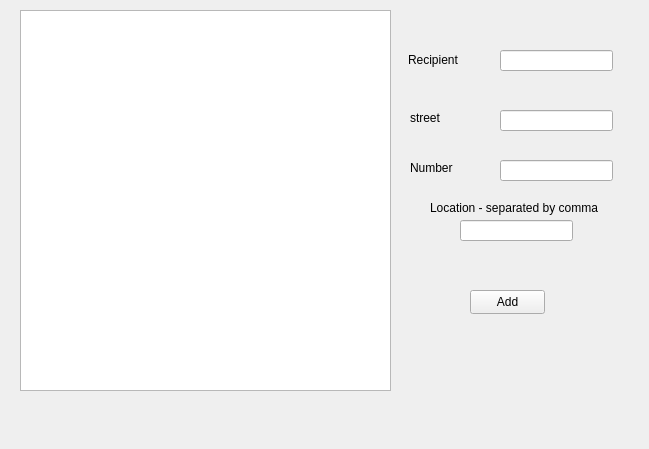
<?xml version="1.0" encoding="UTF-8"?>
<ui version="4.0">
 <class>courierCompanyUi</class>
 <widget class="QWidget" name="courierCompanyUi">
  <property name="geometry">
   <rect>
    <x>0</x>
    <y>0</y>
    <width>649</width>
    <height>449</height>
   </rect>
  </property>
  <property name="windowTitle">
   <string>courierCompanyUi</string>
  </property>
  <widget class="QListWidget" name="listWidget">
   <property name="geometry">
    <rect>
     <x>20</x>
     <y>10</y>
     <width>371</width>
     <height>381</height>
    </rect>
   </property>
  </widget>
  <widget class="QPushButton" name="pushButton">
   <property name="geometry">
    <rect>
     <x>470</x>
     <y>290</y>
     <width>75</width>
     <height>24</height>
    </rect>
   </property>
   <property name="text">
    <string>Add</string>
   </property>
  </widget>
  <widget class="QLineEdit" name="lineEdit">
   <property name="geometry">
    <rect>
     <x>500</x>
     <y>50</y>
     <width>113</width>
     <height>21</height>
    </rect>
   </property>
  </widget>
  <widget class="QLineEdit" name="lineEdit_2">
   <property name="geometry">
    <rect>
     <x>500</x>
     <y>110</y>
     <width>113</width>
     <height>21</height>
    </rect>
   </property>
  </widget>
  <widget class="QLineEdit" name="lineEdit_3">
   <property name="geometry">
    <rect>
     <x>500</x>
     <y>160</y>
     <width>113</width>
     <height>21</height>
    </rect>
   </property>
  </widget>
  <widget class="QLineEdit" name="lineEdit_4">
   <property name="geometry">
    <rect>
     <x>460</x>
     <y>220</y>
     <width>113</width>
     <height>21</height>
    </rect>
   </property>
  </widget>
  <widget class="QLabel" name="label">
   <property name="geometry">
    <rect>
     <x>408</x>
     <y>50</y>
     <width>71</width>
     <height>20</height>
    </rect>
   </property>
   <property name="text">
    <string>Recipient</string>
   </property>
  </widget>
  <widget class="QLabel" name="label_2">
   <property name="geometry">
    <rect>
     <x>410</x>
     <y>110</y>
     <width>49</width>
     <height>16</height>
    </rect>
   </property>
   <property name="text">
    <string>street</string>
   </property>
  </widget>
  <widget class="QLabel" name="label_3">
   <property name="geometry">
    <rect>
     <x>410</x>
     <y>160</y>
     <width>49</width>
     <height>16</height>
    </rect>
   </property>
   <property name="text">
    <string>Number</string>
   </property>
  </widget>
  <widget class="QLabel" name="label_4">
   <property name="geometry">
    <rect>
     <x>430</x>
     <y>200</y>
     <width>171</width>
     <height>16</height>
    </rect>
   </property>
   <property name="text">
    <string>Location - separated by comma</string>
   </property>
  </widget>
 </widget>
 <resources/>
 <connections/>
</ui>
